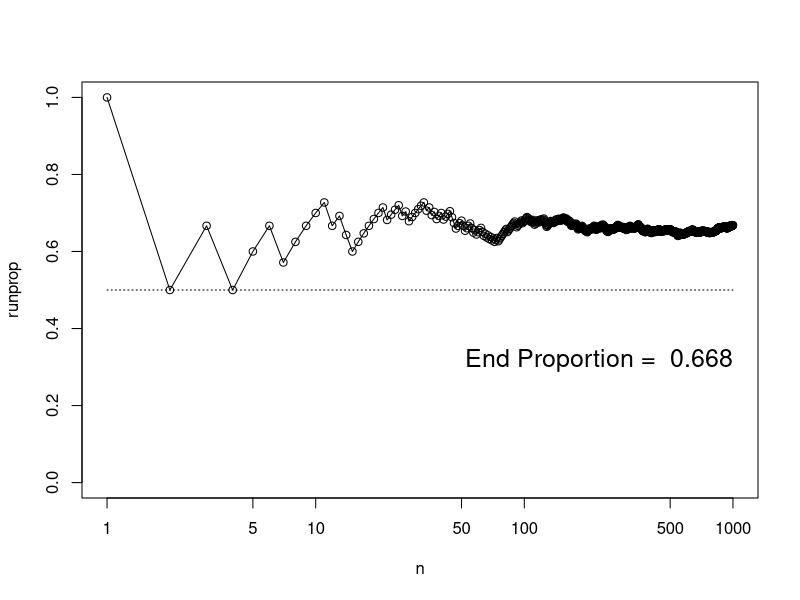

Reproduce this figure in R.
N=1000 #number of coin tosses
set.seed(1000) #the function set.seed is merely for reproducibility
flipsequence = sample(x=c(0,1), prob = c(0.33, 0.67), size =
                          N, replace = TRUE) #vector to hold results of coin toss, either 0 or 1
r=cumsum(flipsequence) #cumulative sum of flip sequence, adds the 0 or 1 after each toss
n = 1:N
runprop = r/n #to find the cumulative proportion of heads for the nth toss
plot(n, runprop, type ="o", log = "x", xlim = c(1,N), ylim =
         c(0.0, 1.0)) #log="x" helps us see the x-axis in terms of 1,5,10,50, etc.
lines(c(1,N), c(0.5, 0.5), lty = 3)
text(N, 0.3, paste("End Proportion = ", runprop[N]), adj =
         c(1,0), cex = 1.5)